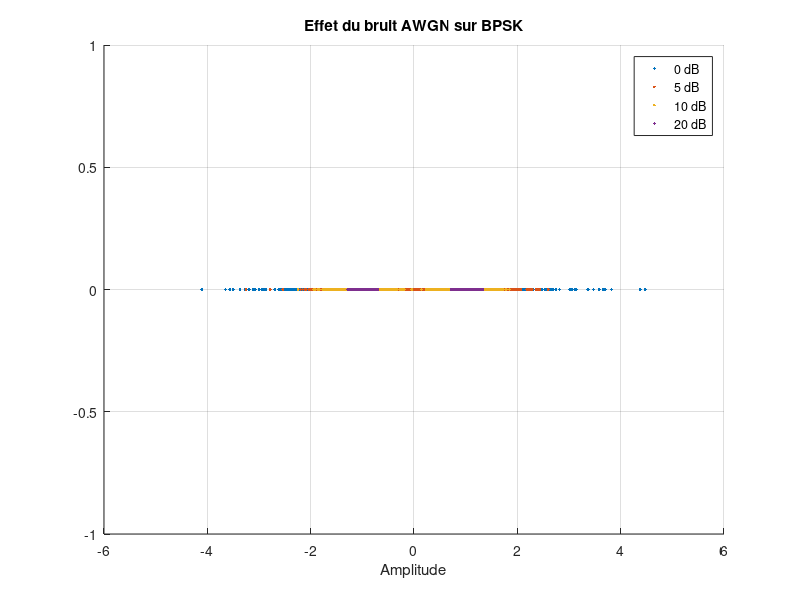

MATLAB code for this plot:
N = 1000;
bits = randi([0 1], N, 1);
symbols = 2*bits - 1;

SNR = [0 5 10 20];

figure; hold on;
for i = 1:length(SNR)
    noisy = awgn(symbols, SNR(i), 'measured');
    scatter(real(noisy), zeros(size(noisy)), '.');
end

legend('0 dB','5 dB','10 dB','20 dB');
xlabel('Amplitude');
title('Effet du bruit AWGN sur BPSK');
grid on;
